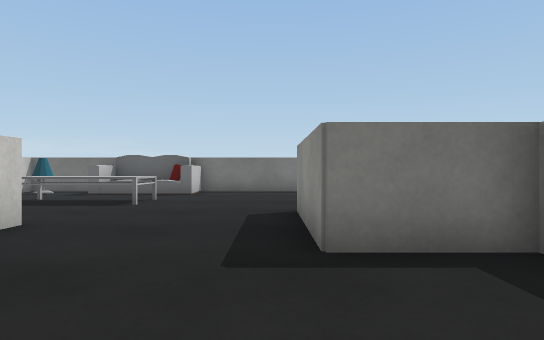
View 1 (above)

16 first-person views from a walk through a Unity game level. The camera is 0.38 m above the floor, looks level and sees 75° across. The floor is counted in squares, 0.5 m on a side. Each view is taken from the middle of a square. On the plan, view 1 faces up. The plan holds only what a view shows up to about 11 squares ahead; the rest is blank. The player character is not drawn. Some surface patterns are stand-ins.

View 2
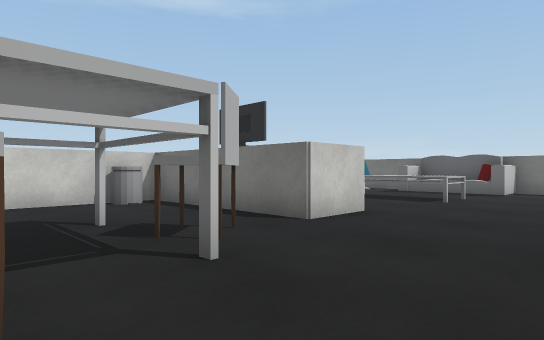

View 3
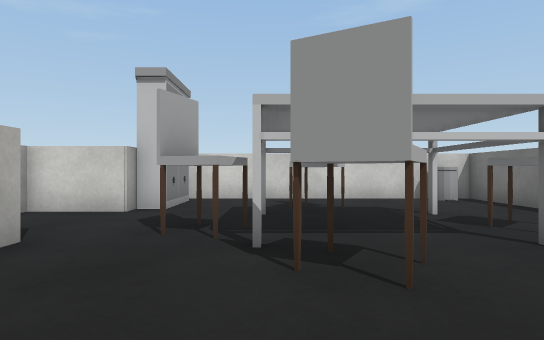

View 4
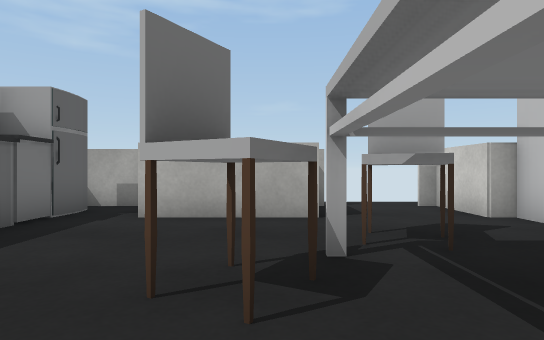

View 5
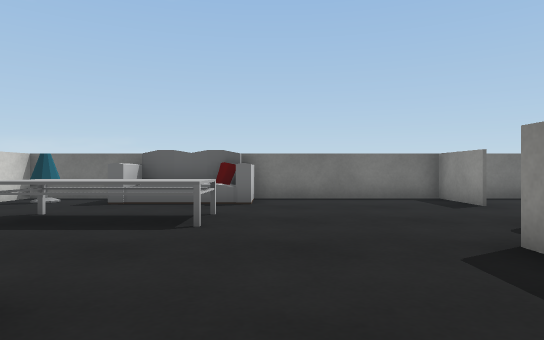

View 6
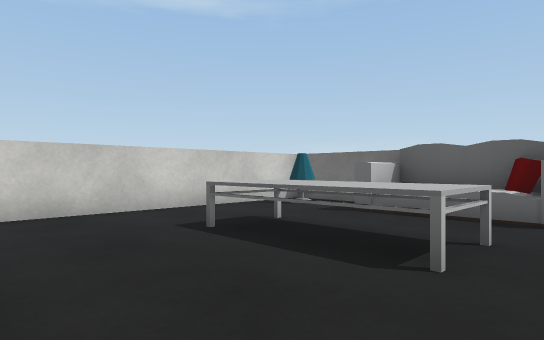

View 7
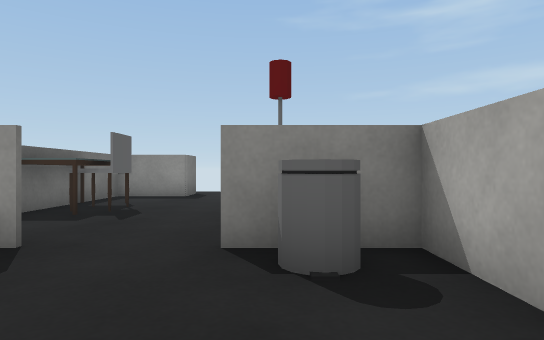

View 8
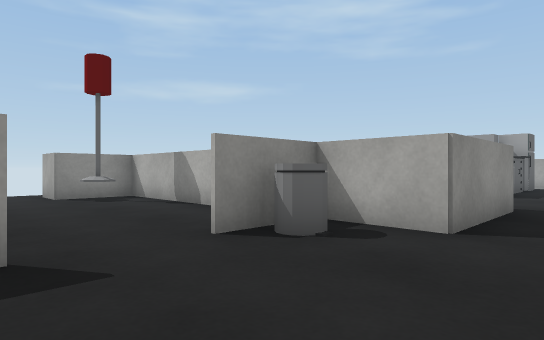

View 9
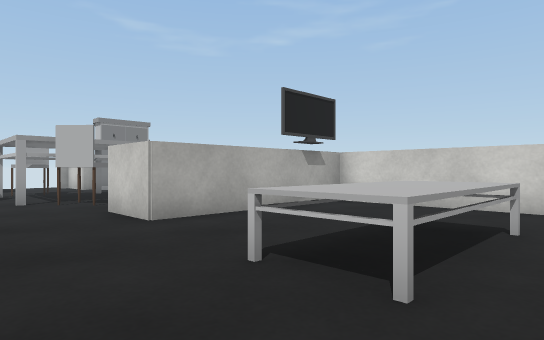

View 10
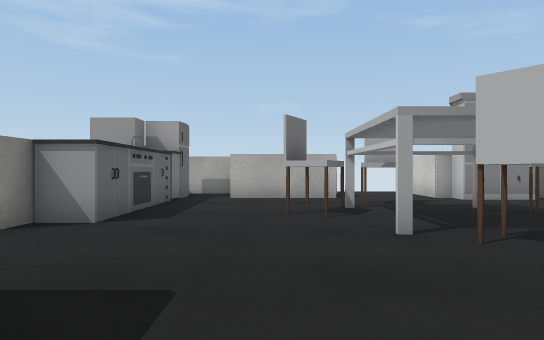

View 11
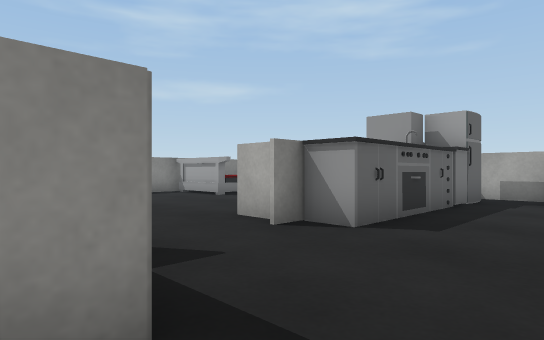

View 12
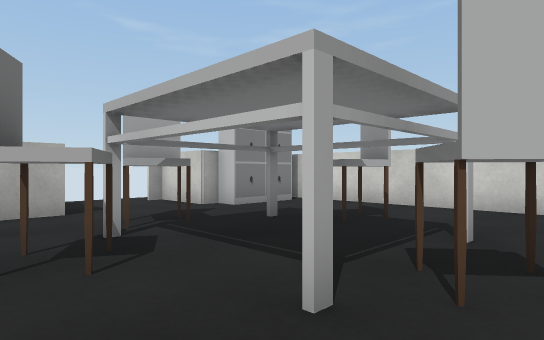

View 13
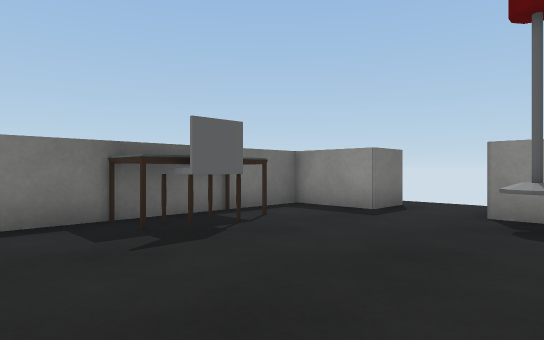

View 14
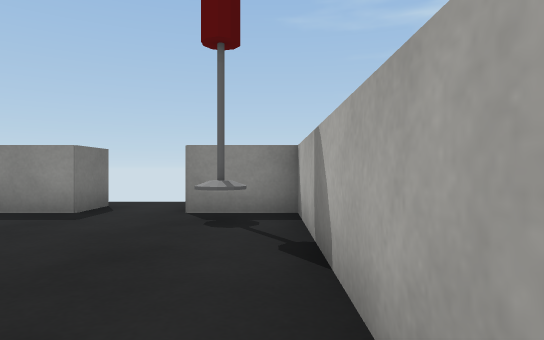

View 15
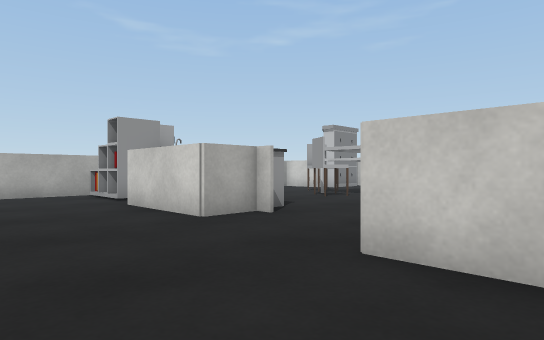

View 16
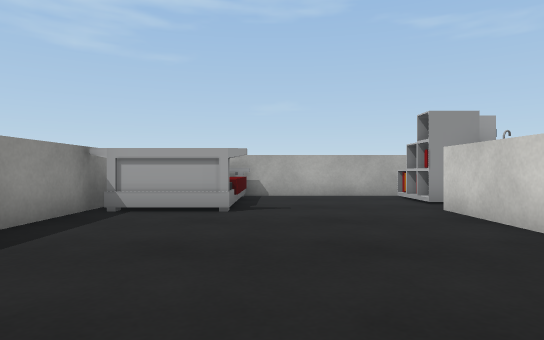

### Floor plan
Points are (right, up) in squares from view 1. A wall is a line through its corners. A room is listed if a view was taken in it or the views show most of it. See-through windows are left out.
Room 1 (views 1, 2, 3, 4, 5, 6, 7, 8, 9, 10, 11, 12, 13, 14)
walls: (2.5, 3.3) (0.5, 3.3) (0.5, 6.5) (2.5, 6.5) (2.5, 7.6); (3.5, 6.5) (9.3, 6.5) (9.3, 8.5) (10.5, 8.5); (2.5, 0.1) (3.7, 0.1); (2.5, -0.2) (2.5, 0.5); (2.5, 10.5) (2.5, 12.5) (-2.5, 12.5); (-6.4, 12.5) (-8.5, 12.5) (-8.5, 4.9) (-3.5, 4.9) (-3.5, 3.3) (-8.5, 3.3) (-8.5, -4.8); (4.5, 12.5) (3.6, 12.5); (-2.9, -4.7) (0.2, -4.7); (-6, -4.7) (-5.5, -4.7) (-5.5, -6.5) (-5, -6.5); (0.4, -6.5) (1.9, -6.5); (10.5, 10.5) (9.3, 10.5) (9.3, 12.5) (7.4, 12.5)
ways out: opening at (3.5, 1.5) to room 2; opening at (9.5, 9.5) to room 2; opening at (11, 11.5) to room 2; opening at (-4, -5.5)
objects: drawers (-8, -4) to (-6, -4); other object (-8, 2); lamp (-7, 11); chair (-6, -2) to (-6, -1); table (-6, 8) to (-3, 9); sofa (-6, 11) to (-3, 12); table (-5, -2) to (-5, 1); chair (-4, -3) to (-3, -2); chair (-4, 1) to (-3, 2); table (-3, -2) to (-3, 0); chair (-2, -2) to (-1, -1); fridge (2, -6); sink (2, -5) to (2, -4); sink (2, -3) to (2, 0); other object (2, 8); table (5, 11) to (7, 12); chair (6, 11); lamp (8, 8)
Room 2 (views 15, 16)
walls: (10.5, -2.5) (10.5, -0.5); (3.7, 0.1) (3.7, -2.8); (4.1, 4.6) (4.1, 3.2); (3, -6.5) (7.5, -6.5)
ways out: opening at (3.5, 1.5) to room 1; opening at (9.5, 9.5) to room 1; opening at (11, 11.5) to room 1
objects: other object (3, -6); bed (8, -6) to (10, -3)

Where each view was taken, in squares from view 1:
view 1: 0 up, 0 right, facing up
view 2: 1 down, 0 right, facing up-left
view 3: 2 down, 1 right, facing left
view 4: 1 up, 2 left, facing down
view 5: 3 up, 2 left, facing up
view 6: 5 up, 2 left, facing up-left
view 7: 8 up, 1 left, facing right
view 8: 11 up, 1 left, facing down-right
view 9: 10 up, 1 left, facing down-left
view 10: 5 up, 1 left, facing down
view 11: 4 up, 1 left, facing down-right
view 12: 2 up, 1 left, facing down-left
view 13: 7 up, 3 right, facing up-right
view 14: 7 up, 3 right, facing right
view 15: 5 up, 7 right, facing down-left
view 16: 4 up, 7 right, facing down
